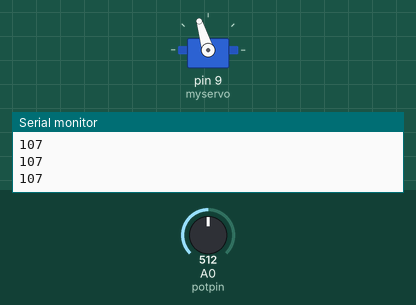
Simulated run of this sketch. Board: Arduino Uno, built with avr-gcc and run on an emulated ATmega328P. Parts: servo, the last lines printed to the serial monitor. Inputs (shaded band) come from the test bench; at power-on: A0 (potpin) = 512.

Above: at 1.2 s.
1.3 s: A0 (potpin) set to 716
At 1.9 s:
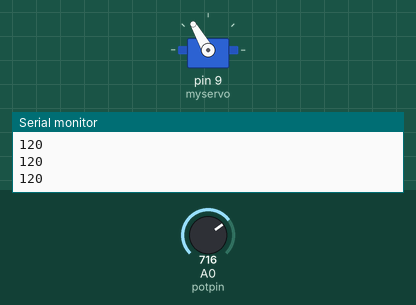
2.8 s: A0 (potpin) set to 1023
At 4.0 s:
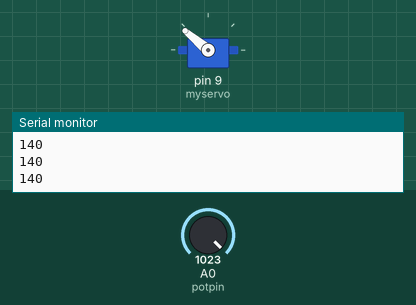
4.3 s: A0 (potpin) set to 306
At 5.5 s:
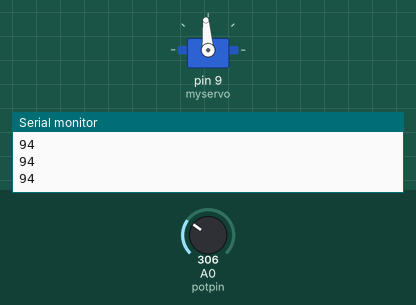
5.8 s: A0 (potpin) set to 0
At 6.3 s:
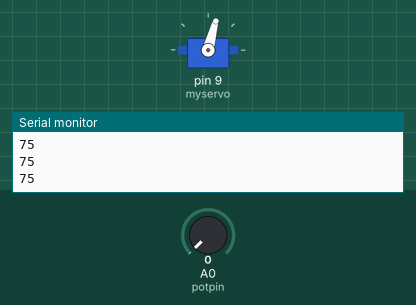
7.3 s: A0 (potpin) set to 511
At 7.6 s:
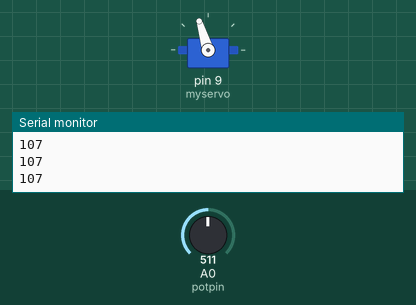
Timing chart, 0 to 9.8 s (numbered marks = the images above; inputs shaded):
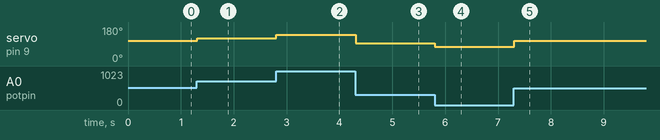

Measured:
- after the input at 1.3 s, servo on pin 9 (myservo): 107° → 120° at once
- after the input at 2.8 s, servo on pin 9 (myservo): 120° → 140° at once
- after the input at 4.3 s, servo on pin 9 (myservo): 140° → 94° at once
- after the input at 5.8 s, servo on pin 9 (myservo): 94° → 75° at once
- after the input at 7.3 s, servo on pin 9 (myservo): 75° → 107° at once

The sketch:

motor_brushlles.ino
```cpp
#include <Servo.h>

Servo myservo; // crie objeto Servo para controlar o servomotor

int potpin = 0; // pino analógico usado para conectar o potenciômetro
int val; // variável para ler o valor do pino analógico

void setup()
   {
    myservo.attach(9); // ligue o servomotor no pino 9 ao objeto Servo
    Serial.begin(9600);
   }

void loop()
   {
    val = analogRead(potpin); // leia o valor do potenciômetro (valor entre 0 e 1023)
    val = map(val, 0, 1023, 75, 140); // mapeie para o uso do servo (valor entre 0 and 180     graus)
    myservo.write(val); // ajuste a posição do servomotor de acordo com o mapeamento
    Serial.println(val);
    delay(15); // aguarde um pouco até o servomotor chegar lá
   }
```
